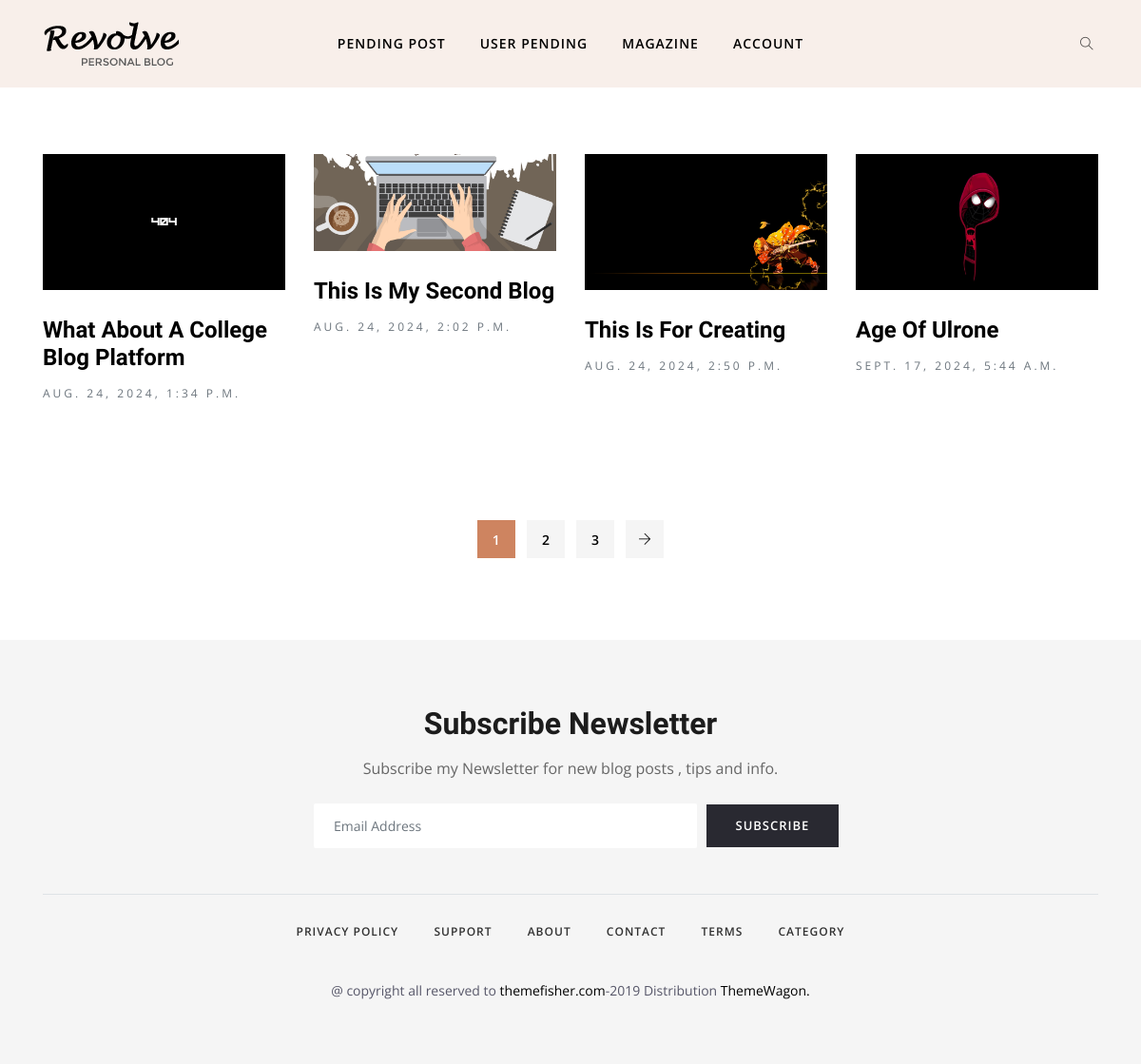
The page /pending on the database as committed earlier.
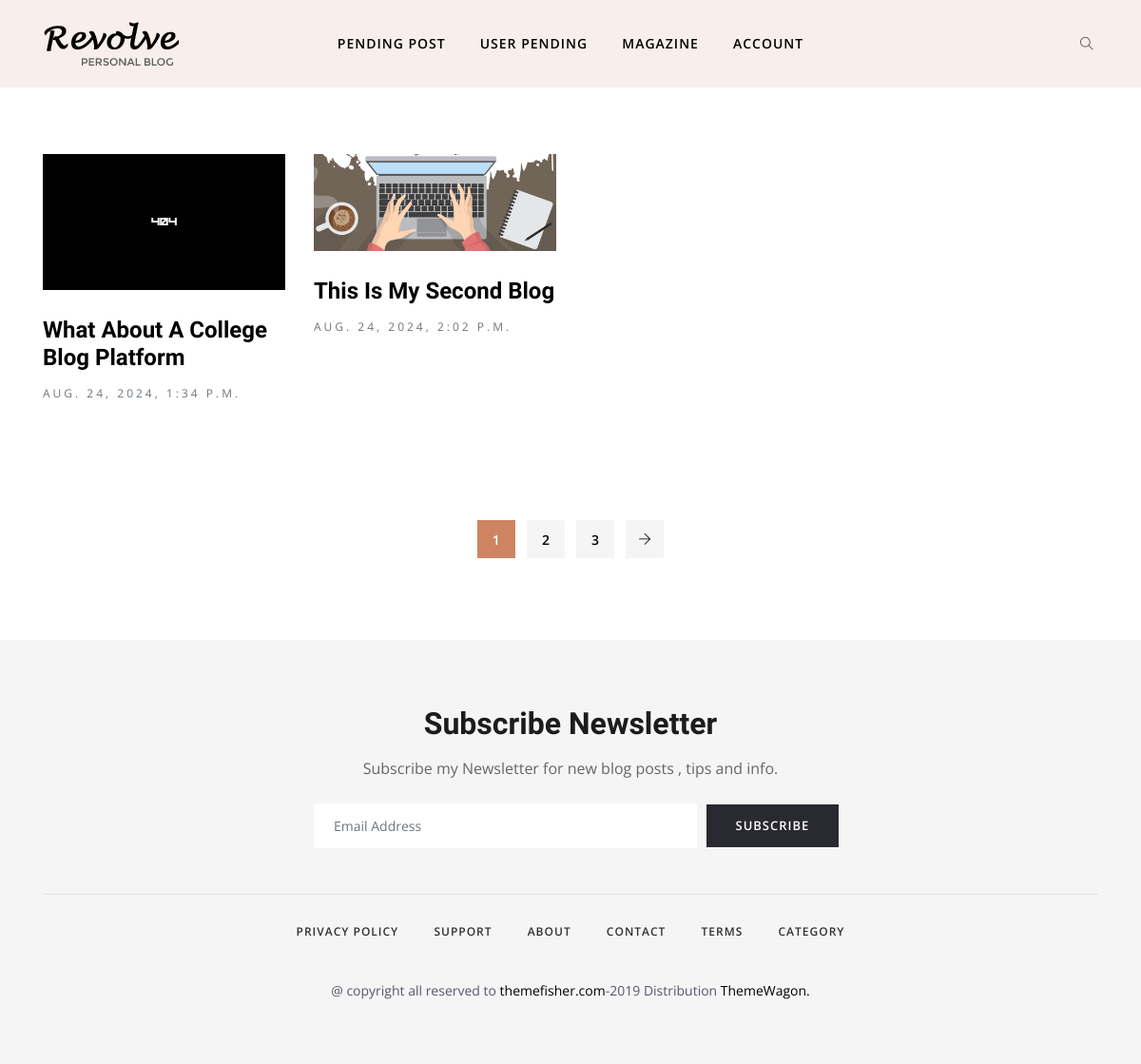
The same page on the database as committed later.
### posts/models.py (models this page shows, shortened)
class post(models.Model):
    STATUS_CHOICES = [
        ('Pending', 'Pending'),
        ('Approved', 'Approved'),
        ('Rejected', 'Rejected'),
    ]
    id = models.AutoField(primary_key=True)
    user = models.ForeignKey('register.Profile', on_delete=models.CASCADE)
    title = models.CharField(max_length=50)
    content = models.TextField()
    blog_picture = models.ImageField(upload_to='blog_pictures/')
    created_at = models.DateTimeField(auto_now_add=True)
    like = models.PositiveIntegerField(default=0)
    status = models.CharField(max_length=10, choices=STATUS_CHOICES, default='Pending')
    admin_comment = models.TextField(blank=True, null=True)
    showing = models.BooleanField(default=True)

### super/views.py (the view)
# urls.py: path('pending',views.pending,name = "pending"),
def pending(request):
    ch = request.user
    prf = Profile.objects.all()
    pst = post.objects.filter(status='Pending')
    return render(request,'pending_post.html',{'key':pst})

### templates/pending_post.html (shortened to what the changed rows need)
{% load static %}
<!DOCTYPE html>
<html lang="en">
<head>
	<link rel="stylesheet" href={% static "plugins/bootstrap/css/bootstrap.min.css"  %}>
	<link rel="stylesheet" href={% static "plugins/themify/css/themify-icons.css" %}>
	<link rel="stylesheet" href={% static "plugins/slick-carousel/slick-theme.css" %}>
	<link rel="stylesheet" href={% static "plugins/slick-carousel/slick.css" %}>
	<link rel="stylesheet" href={% static "plugins/owl-carousel/owl.carousel.min.css"  %}>
	<link rel="stylesheet" href={% static "plugins/owl-carousel/owl.theme.default.min.css"  %}>
	<link rel="stylesheet" href={% static "plugins/magnific-popup/magnific-popup.css"  %}>
	<link rel="stylesheet" href={% static "css/style.css"  %}>
</head>
<body>
	<section class="section-padding">
		<div class="container">
			<div class="row">
				<div class="col-lg-12 col-md-12 col-sm-12 col-xs-12">
					<div class="row">
						{% for item in key %}
						<div class="col-lg-3 col-md-6">
							<article class="post-grid mb-5">
								<a class="post-thumb mb-4 d-block" href={% url 'single' item.id %}>
									<img src={{ item.blog_picture.url }} alt="" class="img-fluid w-100">
								<h3 class="post-title mt-1"><a href={% url 'single' item.id %}>{{ item.title }}</a></h3>
								<span class="text-muted letter-spacing text-uppercase font-sm">{{ item.created_at}}</span>
							</article>
						</div>
						{% endfor %}
					</div>
				</div>
			</div>
		</div>
	</section>
	<section class="footer-2 section-padding gray-bg pb-5">
		<div class="container">
			<div class="row justify-content-center">
				<div class="col-lg-6">
					<div class="subscribe-footer text-center">
						<div class="form-group mb-0">
							<h2 class="mb-3">Subscribe Newsletter</h2>
						</div>
					</div>
				</div>
			</div>
		</div>
	</section>
</body>
</html>

Rows that differ between the two databases and show on the page:
no longer on this page (row edited): post: blog_picture (picture), title "This Is For Creating", created_at "AUG. 24, 2024, 2:50 P.M."
no longer on this page (row edited): post: blog_picture (picture), title "Age Of Ulrone", created_at "SEPT. 17, 2024, 5:44 A.M."
